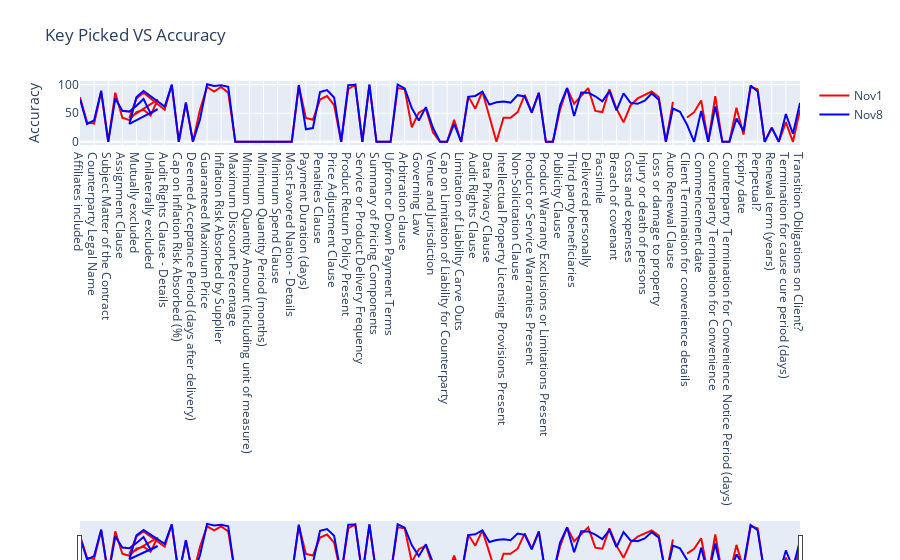

The notebook cell saved with this chart:
### Code cell
fig = go.Figure()
fig.add_trace(go.Scatter(x=df['Key Picked'], y=df['Nov1'], name="Nov1",
                         line_color='red'))
fig.add_trace(go.Scatter(x=df['Key Picked'], y=df['Nov8'], name="Nov8",
                         line_color='blue'))
fig.update_layout(title_text='Key Picked VS Accuracy',xaxis_title="Key Picked",yaxis_title="Accuracy",
                  xaxis_rangeslider_visible=True)
fig.show()

### Figure 1 — Plotly figure (JSON) as saved in the notebook; plotly's stock layout.template omitted (floating-point values rounded to 4 significant figures)
{"data": [{"line": {"color": "red"}, "name": "Nov1", "type": "scatter", "x": ["Affiliates included", "Client Legal Name", "Counterparty Legal Name", "Products, Services or Combination", "Subject Matter of the Contract", "Title of Agreement", "Assignment Clause", "For certain transferees", "Mutually excluded", "Provided on written consent", "Unilaterally excluded", "Change of Control Clause", "For certain transferees", "Mutually excluded", "Provided on written consent", "Audit Rights Clause - Details", "Burden Rates Apply", "Cap on Inflation Risk Absorbed (%)", "Currency of the Agreement", "Deemed Acceptance Period (days after delivery)", "Fixed Fee", "Guaranteed Maximum Price", "Hourly Rates Apply", "Inflation Risk Absorbed by Supplier", "Liquidated Damages Clause", "Maximum Discount Percentage", "Minimum Discount Percentage", "Minimum Quantity Amount (including unit of measure)", "Minimum Quantity Clause", "Minimum Quantity Period (months)", "Minimum Spend Amount (local currency)", "Minimum Spend Clause", "Minimum Spend Period (months)", "Most Favored Nation - Details", "Most Favored Nation Clause", "Payment Duration (days)", "Payment Terms", "Penalties Clause", "Per Unit Pricing Applies", "Price Adjustment Clause", "Product Purchase Frequency", "Product Return Policy Present", "Savings Guarantees Present", "Service or Product Delivery Frequency", "Subscription Rates Apply", "Summary of Pricing Components", "Title and Risk of Loss Provisions Details", "Upfront or Down Payment Terms", "Volume Discounts or Rebates Available", "Arbitration clause", "Excluded laws and conventions", "Governing Law", "Jurisdiction Exclusivity", "Venue and Jurisdiction", "Cap on Limitation of Liability for Client", "Cap on Limitation of Liability for Counterparty", "Commercial general liability Insurance levels applicable", "Limitation of Liability Carve Outs", "Limitation of Liability Clause", "Audit Rights Clause", "Confidentiality Clause", "Data Privacy Clause", "Guarantee clause", "Intellectual Property Licensing Provisions Present", "Intellectual Property Ownership Provisions Present", "Non-Solicitation Clause", "Noncompete Clause", "Product or Service Warranties Present", "Product or Service Warranty Exclusions or Limitations Present", "Product Warranty Exclusions or Limitations Present", "Product Warranty Present", "Publicity Clause", "Survival Clause", "Third party beneficiaries", "Courier or Messenger", "Delivered personally", "Email", "Facsimile", "Mail", "Breach of covenant", "Client has indemnity obligations", "Costs and expenses", "Counterparty has indemnity obligations", "Injury or death of persons", "Legal costs", "Loss or damage to property", "Auto Renewal Cancellation Notice Period (days)", "Auto Renewal Clause", "Client Termination for Convenience", "Client Termination for convenience details", "Client Termination for Convenience Notice Period (days)", "Commencement date", "Counterparty Notice Address Details", "Counterparty Termination for Convenience", "Counterparty Termination for convenience details", "Counterparty Termination for Convenience Notice Period (days)", "Effective date", "Expiry date", "Option to Renew", "Perpetual?", "Renewal date", "Renewal term (years)", "Term of agreement (months)", "Termination for cause cure period (days)", "Transition Obligation Details", "Transition Obligations on Client?"], "y": ["78", "34", "32", "88", "0", "86", "42", "38", "52", "56", "46", "74", "42", "76", "86", "56", "100", "0", "68.82", "0", "56", "96", "88", "96", "86", "0", "0", "0", "0", "0", "0", "0", "0", "0", "98", "41.67", "38.64", "74", "80", "64", "0", "92", "100", "0", "100", "0", "0", "0", "94", "92", "25.58", "51.02", "58.06", "16.67", "0", "0", "38.46", "0", "80", "58", "88", "46", "0", "42", "42", "52", "82", "52", "86", "0", "0", "56", "94", "66.67", "80", "94", "54", "52", "92", "58", "34", "64", "76", "82", "88", "78", "0", "70", "           ", "42.42", "51.85", "72.5", "0", "80", "0", "0", "59.52", "12.5", "96", "92", "0", "25", "0", "34.38", "0", "56"]}, {"line": {"color": "blue"}, "name": "Nov8", "type": "scatter", "x": ["Affiliates included", "Client Legal Name", "Counterparty Legal Name", "Products, Services or Combination", "Subject Matter of the Contract", "Title of Agreement", "Assignment Clause", "For certain transferees", "Mutually excluded", "Provided on written consent", "Unilaterally excluded", "Change of Control Clause", "For certain transferees", "Mutually excluded", "Provided on written consent", "Audit Rights Clause - Details", "Burden Rates Apply", "Cap on Inflation Risk Absorbed (%)", "Currency of the Agreement", "Deemed Acceptance Period (days after delivery)", "Fixed Fee", "Guaranteed Maximum Price", "Hourly Rates Apply", "Inflation Risk Absorbed by Supplier", "Liquidated Damages Clause", "Maximum Discount Percentage", "Minimum Discount Percentage", "Minimum Quantity Amount (including unit of measure)", "Minimum Quantity Clause", "Minimum Quantity Period (months)", "Minimum Spend Amount (local currency)", "Minimum Spend Clause", "Minimum Spend Period (months)", "Most Favored Nation - Details", "Most Favored Nation Clause", "Payment Duration (days)", "Payment Terms", "Penalties Clause", "Per Unit Pricing Applies", "Price Adjustment Clause", "Product Purchase Frequency", "Product Return Policy Present", "Savings Guarantees Present", "Service or Product Delivery Frequency", "Subscription Rates Apply", "Summary of Pricing Components", "Title and Risk of Loss Provisions Details", "Upfront or Down Payment Terms", "Volume Discounts or Rebates Available", "Arbitration clause", "Excluded laws and conventions", "Governing Law", "Jurisdiction Exclusivity", "Venue and Jurisdiction", "Cap on Limitation of Liability for Client", "Cap on Limitation of Liability for Counterparty", "Commercial general liability Insurance levels applicable", "Limitation of Liability Carve Outs", "Limitation of Liability Clause", "Audit Rights Clause", "Confidentiality Clause", "Data Privacy Clause", "Guarantee clause", "Intellectual Property Licensing Provisions Present", "Intellectual Property Ownership Provisions Present", "Non-Solicitation Clause", "Noncompete Clause", "Product or Service Warranties Present", "Product or Service Warranty Exclusions or Limitations Present", "Product Warranty Exclusions or Limitations Present", "Product Warranty Present", "Publicity Clause", "Survival Clause", "Third party beneficiaries", "Courier or Messenger", "Delivered personally", "Email", "Facsimile", "Mail", "Breach of covenant", "Client has indemnity obligations", "Costs and expenses", "Counterparty has indemnity obligations", "Injury or death of persons", "Legal costs", "Loss or damage to property", "Auto Renewal Cancellation Notice Period (days)", "Auto Renewal Clause", "Client Termination for Convenience", "Client Termination for convenience details", "Client Termination for Convenience Notice Period (days)", "Commencement date", "Counterparty Notice Address Details", "Counterparty Termination for Convenience", "Counterparty Termination for convenience details", "Counterparty Termination for Convenience Notice Period (days)", "Effective date", "Expiry date", "Option to Renew", "Perpetual?", "Renewal date", "Renewal term (years)", "Term of agreement (months)", "Termination for cause cure period (days)", "Transition Obligation Details", "Transition Obligations on Client?"], "y": [74.65, 31.16, 37.57, 89.58, 0, 75.99, 54.24, 52.91, 63.22, 75.07, 49.86, 57.31, 31.2, 78.43, 88.92, 61.56, 100, 0, 68.54, 0, 38.98, 100.9, 97.64, 98.87, 96.17, 0, 0, 0, 0, 0, 0, 0, 0, 0, 99.44, 21.96, 24.16, 87.32, 90.64, 77.55, 0, 99.12, 99.72, 0, 100, 0, 0, 0, 100, 93.27, 59.07, 37.39, 60.78, 24.63, 0, 0, 31.17, 0, 78.74, 80.29, 87.9, 65.1, 69.23, 70.67, 68.71, 81.69, 79.37, 50.86, 85.55, 0, 0, 63.51, 94.05, 45.08, 86.25, 86, 79.77, 70.85, 88.67, 55.1, 84.66, 68.18, 66.57, 72.14, 84.66, 73.55, 0, 58.29, 52.56, 29.82, 0, 53.87, 0, 62.11, 0, 0, 40.84, 18.93, 98.54, 88.17, 0, 24.37, 0, 48.51, 14.05, 68.22]}], "layout": {"title": {"text": "Key Picked VS Accuracy"}, "xaxis": {"rangeslider": {"visible": true}, "title": {"text": "Key Picked"}}, "yaxis": {"title": {"text": "Accuracy"}}}}
